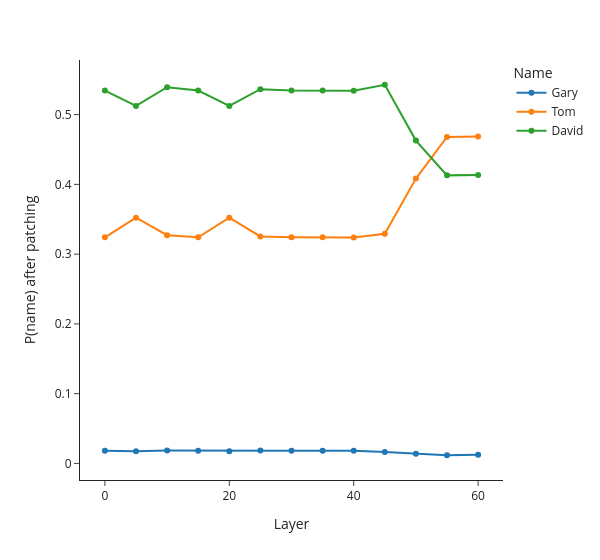

Write notebook code for a chart like this one.
### Code cell
import pandas as pd
import plotly.express as px

df = pd.DataFrame([c[0] for c in counterfactual_outputs], columns=names, index=layers)
px.line(df, template="simple_white", width=600, markers=True,
        labels={"index": "Layer", "value": "P(name) after patching", "variable": "Name"})

### Figure 1 — Plotly figure (JSON) as saved in the notebook; plotly's stock layout.template omitted (floating-point values rounded to 4 significant figures)
{"data": [{"hovertemplate": "Name=Gary<br>Layer=%{x}<br>P(name) after patching=%{y}<extra></extra>", "legendgroup": "Gary", "line": {"color": "#1F77B4", "dash": "solid"}, "marker": {"symbol": "circle"}, "mode": "lines+markers", "name": "Gary", "orientation": "v", "showlegend": true, "type": "scatter", "x": [0, 5, 10, 15, 20, 25, 30, 35, 40, 45, 50, 55, 60], "xaxis": "x", "y": [0.01829, 0.01753, 0.01845, 0.01829, 0.01753, 0.01835, 0.01829, 0.01829, 0.01828, 0.01639, 0.01397, 0.01171, 0.01249], "yaxis": "y"}, {"hovertemplate": "Name=Tom<br>Layer=%{x}<br>P(name) after patching=%{y}<extra></extra>", "legendgroup": "Tom", "line": {"color": "#FF7F0E", "dash": "solid"}, "marker": {"symbol": "circle"}, "mode": "lines+markers", "name": "Tom", "orientation": "v", "showlegend": true, "type": "scatter", "x": [0, 5, 10, 15, 20, 25, 30, 35, 40, 45, 50, 55, 60], "xaxis": "x", "y": [0.3241, 0.3522, 0.3271, 0.3242, 0.3521, 0.3253, 0.3243, 0.3243, 0.324, 0.3292, 0.4084, 0.4679, 0.4685], "yaxis": "y"}, {"hovertemplate": "Name=David<br>Layer=%{x}<br>P(name) after patching=%{y}<extra></extra>", "legendgroup": "David", "line": {"color": "#2CA02C", "dash": "solid"}, "marker": {"symbol": "circle"}, "mode": "lines+markers", "name": "David", "orientation": "v", "showlegend": true, "type": "scatter", "x": [0, 5, 10, 15, 20, 25, 30, 35, 40, 45, 50, 55, 60], "xaxis": "x", "y": [0.5344, 0.5124, 0.5393, 0.5345, 0.5124, 0.5364, 0.5346, 0.5346, 0.5342, 0.5428, 0.4627, 0.4129, 0.4135], "yaxis": "y"}], "layout": {"legend": {"title": {"text": "Name"}, "tracegroupgap": 0}, "margin": {"t": 60}, "width": 600, "xaxis": {"anchor": "y", "domain": [0.0, 1.0], "title": {"text": "Layer"}}, "yaxis": {"anchor": "x", "domain": [0.0, 1.0], "title": {"text": "P(name) after patching"}}}}
